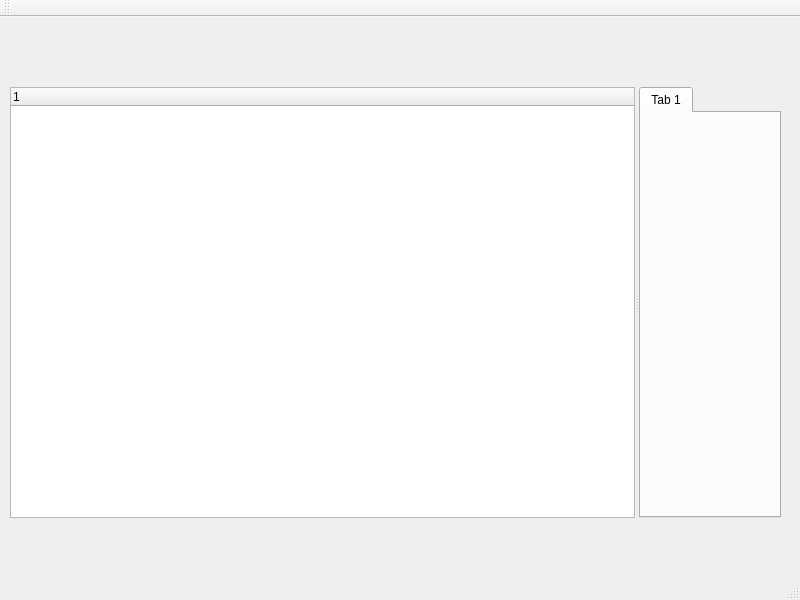
<?xml version="1.0" encoding="UTF-8"?>
<ui version="4.0">
 <class>MainWindow</class>
 <widget class="QMainWindow" name="MainWindow">
  <property name="geometry">
   <rect>
    <x>0</x>
    <y>0</y>
    <width>800</width>
    <height>600</height>
   </rect>
  </property>
  <property name="windowTitle">
   <string>MainWindow</string>
  </property>
  <widget class="QWidget" name="centralwidget">
   <widget class="QSplitter" name="splitter">
    <property name="geometry">
     <rect>
      <x>10</x>
      <y>70</y>
      <width>771</width>
      <height>431</height>
     </rect>
    </property>
    <property name="orientation">
     <enum>Qt::Horizontal</enum>
    </property>
    <widget class="QTreeWidget" name="treeWidget">
     <column>
      <property name="text">
       <string notr="true">1</string>
      </property>
     </column>
    </widget>
    <widget class="QTabWidget" name="tabWidget">
     <property name="currentIndex">
      <number>0</number>
     </property>
     <widget class="QWidget" name="tab">
      <attribute name="title">
       <string>Tab 1</string>
      </attribute>
     </widget>
    </widget>
   </widget>
  </widget>
  <widget class="QMenuBar" name="menubar">
   <property name="geometry">
    <rect>
     <x>0</x>
     <y>0</y>
     <width>800</width>
     <height>21</height>
    </rect>
   </property>
  </widget>
  <widget class="QStatusBar" name="statusbar"/>
  <widget class="QToolBar" name="toolBar">
   <property name="windowTitle">
    <string>toolBar</string>
   </property>
   <attribute name="toolBarArea">
    <enum>TopToolBarArea</enum>
   </attribute>
   <attribute name="toolBarBreak">
    <bool>false</bool>
   </attribute>
  </widget>
 </widget>
 <resources/>
 <connections/>
</ui>
